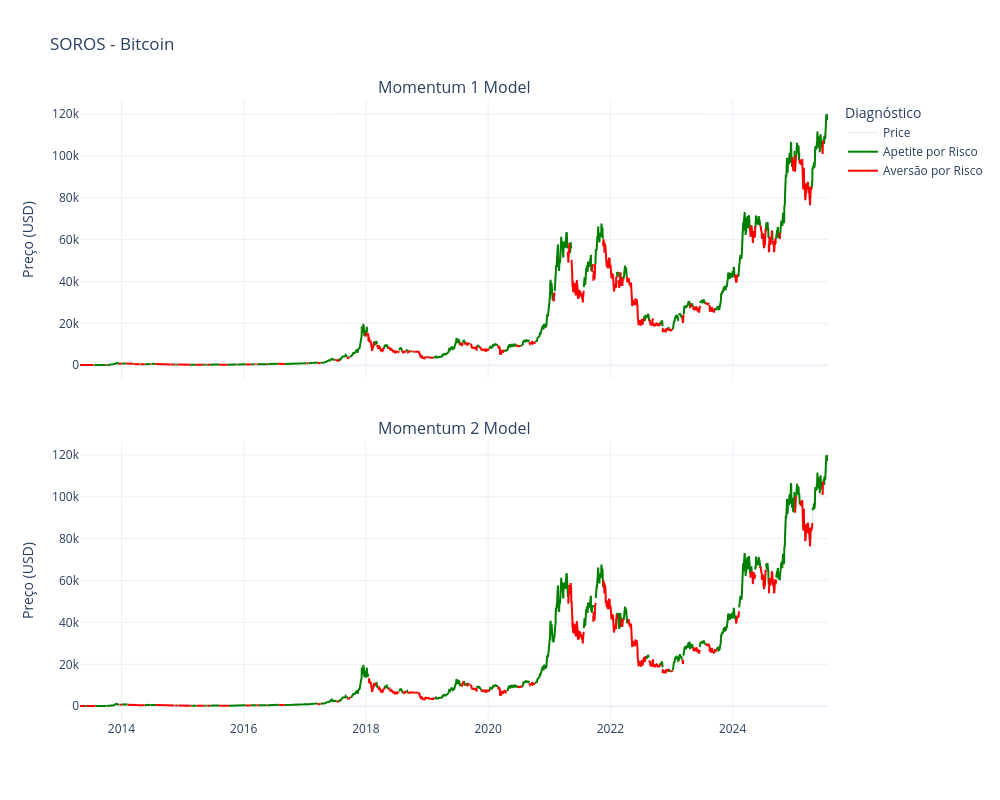

Source (notebook cell):
### Code cell
import numpy as np
import pandas as pd
import plotly.graph_objects as go
from plotly.subplots import make_subplots


# Get price data
asset_data = analyzer.get_asset_data(asset_id).price_data
close_prices = asset_data['close']

# Determine if we should show BTC charts based on asset_id
show_btc_charts = asset_id != 'bitcoin'

# Create subplots with appropriate number of rows
if show_btc_charts:
    # Show both USD and BTC charts (4 rows)
    fig = make_subplots(rows=4, cols=1, 
                        subplot_titles=("TrendMomentumBTC", 
                                       "TrendMomentumUSD", 
                                       "RSI Bullish BTC",
                                       "RSI Bullish USD"),
                        vertical_spacing=0.1,
                        shared_xaxes=True)
    num_rows = 4
else:
    # Only show USD charts (2 rows)
    fig = make_subplots(rows=2, cols=1, 
                        subplot_titles=("Momentum 1 Model", 
                                        "Momentum 2 Model"),
                        vertical_spacing=0.1,
                        shared_xaxes=True)
    num_rows = 2

# Add background price line with low alpha to all charts
for i in range(1, num_rows + 1):
    fig.add_trace(go.Scatter(
        x=close_prices.index, 
        y=close_prices, 
        mode='lines', 
        name='Price',
        line=dict(color='gray', width=1),
        opacity=0.2,
        showlegend=False if i > 1 else True
    ), row=i, col=1)

# Current row tracker for USD-only mode
current_row = 1

# 1. Donchian Ensemble BTC (only if not bitcoin)
if show_btc_charts:
    values_btc = analyzer.get_asset_data(asset_id).get_signal('TrendMomentumBTC').values
    bull_btc = values_btc == 1
    bear_btc = values_btc == 0

    green_column_btc = pd.Series(np.nan, index=close_prices.index)
    red_column_btc = pd.Series(np.nan, index=close_prices.index)

    green_column_btc[bull_btc] = close_prices[bull_btc]
    red_column_btc[bear_btc] = close_prices[bear_btc]

    fig.add_trace(go.Scatter(
        x=green_column_btc.index, 
        y=green_column_btc, 
        mode='lines', 
        name='Bullish BTC (1)',
        line=dict(color='green')
    ), row=1, col=1)

    fig.add_trace(go.Scatter(
        x=red_column_btc.index, 
        y=red_column_btc, 
        mode='lines', 
        name='Bearish/Neutral BTC (0)',
        line=dict(color='red')
    ), row=1, col=1)
    
    current_row += 1

# 2. Donchian Ensemble USD
values_usd = analyzer.get_asset_data(asset_id).get_signal('TrendMomentumUSD').values
bull_usd = values_usd == 1
bear_usd = values_usd == 0

green_column_usd = pd.Series(np.nan, index=close_prices.index)
red_column_usd = pd.Series(np.nan, index=close_prices.index)

green_column_usd[bull_usd] = close_prices[bull_usd]
red_column_usd[bear_usd] = close_prices[bear_usd]

fig.add_trace(go.Scatter(
    x=green_column_usd.index, 
    y=green_column_usd, 
    mode='lines', 
    name='Apetite por Risco',
    line=dict(color='green'),
    showlegend=current_row == 1  # Only show in legend if it's the first row
), row=current_row, col=1)

fig.add_trace(go.Scatter(
    x=red_column_usd.index, 
    y=red_column_usd, 
    mode='lines', 
    name='Aversão por Risco',
    line=dict(color='red'),
    showlegend=current_row == 1  # Only show in legend if it's the first row
), row=current_row, col=1)

current_row += 1

# 3. RSI Bullish BTC (only if not bitcoin)
if show_btc_charts:
    rsi_bullish_btc = analyzer.get_asset_data(asset_id).get_signal('RSI_Bullish_BTC').values
    
    bull_rsi_btc = rsi_bullish_btc == 1
    not_bull_rsi_btc = ~bull_rsi_btc

    green_column_rsi_btc = pd.Series(np.nan, index=close_prices.index)
    red_column_rsi_btc = pd.Series(np.nan, index=close_prices.index)

    green_column_rsi_btc[bull_rsi_btc] = close_prices[bull_rsi_btc]
    red_column_rsi_btc[not_bull_rsi_btc] = close_prices[not_bull_rsi_btc]

    fig.add_trace(go.Scatter(
        x=green_column_rsi_btc.index, 
        y=green_column_rsi_btc, 
        mode='lines', 
        name='RSI Bullish BTC (1)',
        line=dict(color='green'),
        showlegend=True
    ), row=current_row, col=1)

    fig.add_trace(go.Scatter(
        x=red_column_rsi_btc.index, 
        y=red_column_rsi_btc, 
        mode='lines', 
        name='Not RSI Bullish BTC (0)',
        line=dict(color='red'),
        showlegend=True
    ), row=current_row, col=1)
    
    current_row += 1

# 4. RSI Bullish USD
rsi_bullish_usd = analyzer.get_asset_data(asset_id).get_signal('RSI_Bullish_USD').values

bull_rsi_usd = rsi_bullish_usd == 1
not_bull_rsi_usd = ~bull_rsi_usd

green_column_rsi_usd = pd.Series(np.nan, index=close_prices.index)
red_column_rsi_usd = pd.Series(np.nan, index=close_prices.index)

green_column_rsi_usd[bull_rsi_usd] = close_prices[bull_rsi_usd]
red_column_rsi_usd[not_bull_rsi_usd] = close_prices[not_bull_rsi_usd]

fig.add_trace(go.Scatter(
    x=green_column_rsi_usd.index, 
    y=green_column_rsi_usd, 
    mode='lines', 
    name='RSI Bullish USD (1)',
    line=dict(color='green'),
    showlegend=current_row == 3  # Only show in legend if it's the first row in USD-only mode
), row=current_row, col=1)

fig.add_trace(go.Scatter(
    x=red_column_rsi_usd.index, 
    y=red_column_rsi_usd, 
    mode='lines', 
    name='Not RSI Bullish USD (0)',
    line=dict(color='red'),
    showlegend=current_row == 3  # Only show in legend if it's the first row in USD-only mode
), row=current_row, col=1)

# Update layout
fig.update_layout(
    title=f'SOROS - {asset_id.capitalize()}',
    xaxis_title='',
    legend_title='Diagnóstico',
    height=800 if asset_id == 'bitcoin' else 1600,  # Adjust height based on number of charts
    width=1000,
    template='plotly_white'
)

# Update y-axis titles for all rows
for i in range(1, num_rows + 1):
    fig.update_yaxes(title_text="Preço (USD)", row=i, col=1)

# Show the plot
fig.show()

### Figure 1 — Plotly figure (JSON) as saved in the notebook; plotly's stock layout.template omitted (floating-point values rounded to 4 significant figures; data arrays with more than 128 entries replaced by an {"elided": "..."} marker saying what was removed)
{"data": [{"line": {"color": "gray", "width": 1}, "mode": "lines", "name": "Price", "opacity": 0.2, "showlegend": true, "type": "scatter", "x": {"elided": "4471 str values"}, "xaxis": "x", "y": {"elided": "4471 float values"}, "yaxis": "y"}, {"line": {"color": "gray", "width": 1}, "mode": "lines", "name": "Price", "opacity": 0.2, "showlegend": false, "type": "scatter", "x": {"elided": "4471 str values"}, "xaxis": "x2", "y": {"elided": "4471 float values"}, "yaxis": "y2"}, {"line": {"color": "green"}, "mode": "lines", "name": "Apetite por Risco", "showlegend": true, "type": "scatter", "x": {"elided": "4471 str values"}, "xaxis": "x", "y": {"elided": "4471 float values"}, "yaxis": "y"}, {"line": {"color": "red"}, "mode": "lines", "name": "Aversão por Risco", "showlegend": true, "type": "scatter", "x": {"elided": "4471 str values"}, "xaxis": "x", "y": {"elided": "4471 float values"}, "yaxis": "y"}, {"line": {"color": "green"}, "mode": "lines", "name": "RSI Bullish USD (1)", "showlegend": false, "type": "scatter", "x": {"elided": "4471 str values"}, "xaxis": "x2", "y": {"elided": "4471 float values"}, "yaxis": "y2"}, {"line": {"color": "red"}, "mode": "lines", "name": "Not RSI Bullish USD (0)", "showlegend": false, "type": "scatter", "x": {"elided": "4471 str values"}, "xaxis": "x2", "y": {"elided": "4471 float values"}, "yaxis": "y2"}], "layout": {"annotations": [{"font": {"size": 16}, "showarrow": false, "text": "Momentum 1 Model", "x": 0.5, "xanchor": "center", "xref": "paper", "y": 1, "yanchor": "bottom", "yref": "paper"}, {"font": {"size": 16}, "showarrow": false, "text": "Momentum 2 Model", "x": 0.5, "xanchor": "center", "xref": "paper", "y": 0.45, "yanchor": "bottom", "yref": "paper"}], "height": 800, "legend": {"title": {"text": "Diagnóstico"}}, "title": {"text": "SOROS - Bitcoin"}, "width": 1000, "xaxis": {"anchor": "y", "domain": [0, 1], "matches": "x2", "showticklabels": false, "title": {"text": ""}}, "xaxis2": {"anchor": "y2", "domain": [0, 1]}, "yaxis": {"anchor": "x", "domain": [0.55, 1], "title": {"text": "Preço (USD)"}}, "yaxis2": {"anchor": "x2", "domain": [0, 0.45], "title": {"text": "Preço (USD)"}}}}
